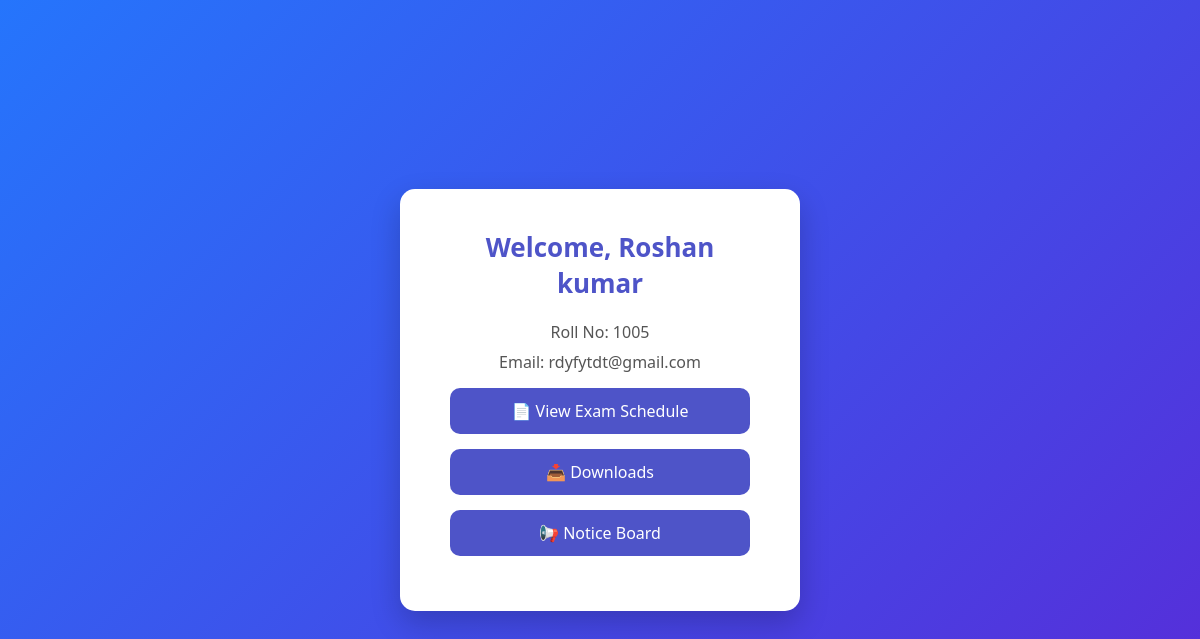
Screenshot of /student/2 with the database file from the repository.
### tables this page shows
CREATE TABLE students (
        id INTEGER PRIMARY KEY AUTOINCREMENT,
        roll_no TEXT,
        name TEXT,
        email TEXT UNIQUE,
        password TEXT
    );

### app.py (the view)
@app.route('/student/<int:student_id>')
def student_dashboard(student_id):
    conn = sqlite3.connect(DB_FILE)
    c = conn.cursor()
    c.execute("SELECT * FROM students WHERE id=?", (student_id,))
    student = c.fetchone()
    conn.close()
    if student:
        return render_template("student_dashboard.html", student=student)
    else:
        return "Student not found", 404

### templates/student_dashboard.html (shortened to what this page needs)
<!DOCTYPE html>
<html lang="en">
<head>
</head>
<body>
    <div class="dashboard-container">
        <h2>Welcome, {{ student[2] }}</h2>
        <p>Roll No: {{ student[1] }}</p>
        <p>Email: {{ student[3] }}</p>
        <a href="/exam-schedule">📄 View Exam Schedule</a>
        <a href="/uploads">📥 Downloads</a>
        <a href="/notices">📢 Notice Board</a>
    </div>
</body>
</html>

### templates/student_dashboard.html (style rules this page uses)
* { box-sizing: border-box; margin: 0; padding: 0; font-family: 'Segoe UI', Tahoma, Geneva, Verdana, sans-serif; }
body { min-height: 100vh; display: flex; justify-content: center; align-items: center; background: linear-gradient(-45deg, #4e54c8, #8f94fb, #6a11cb, #2575fc); background-size: 400% 400%; animation: gradientBG 15s ease infinite; padding: 20px; color: #333; }
.dashboard-container { background: #fff; padding: 40px 50px; border-radius: 15px; box-shadow: 0 12px 30px rgba(0,0,0,0.2); width: 400px; text-align: center; transition: transform 0.3s ease, box-shadow 0.3s ease; }
.dashboard-container h2 { color: #4e54c8; margin-bottom: 20px; font-size: 26px; }
.dashboard-container p { font-size: 16px; margin: 8px 0; color: #555; }
.dashboard-container a { display: block; margin: 15px 0; padding: 12px; background: #4e54c8; color: white; text-decoration: none; border-radius: 10px; transition: 0.3s; font-size: 16px; }

### rows the page displays
students: name "Roshan kumar", roll_no "1005", email "rdyfytdt@gmail.com"
